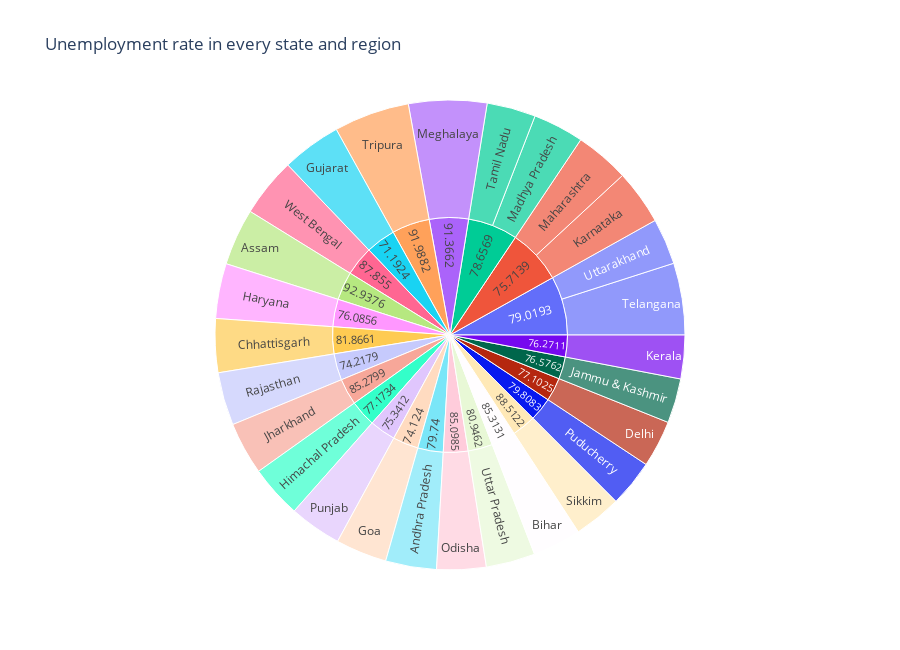

Write notebook code for a chart like this one.
### Code cell
unemployment = df[["state", "region", "estimated unemployment rate"]]

fig = px.sunburst(unemployment, path=['region','state'], values='estimated unemployment rate',
                  title= 'Unemployment rate in every state and region', height=650)
fig.show()

### Figure 1 — Plotly figure (JSON) as saved in the notebook; plotly's stock layout.template omitted (floating-point values rounded to 4 significant figures)
{"data": [{"branchvalues": "total", "domain": {"x": [0, 1], "y": [0, 1]}, "hovertemplate": "labels=%{label}<br>estimated unemployment rate=%{value}<br>parent=%{parent}<br>id=%{id}<extra></extra>", "ids": ["79.74/Andhra Pradesh", "92.9376/Assam", "85.3131/Bihar", "81.8661/Chhattisgarh", "77.1025/Delhi", "74.124/Goa", "71.1924/Gujarat", "76.0856/Haryana", "77.1734/Himachal Pradesh", "76.5762/Jammu & Kashmir", "85.2799/Jharkhand", "75.7139/Karnataka", "76.2711/Kerala", "78.6569/Madhya Pradesh", "75.7139/Maharashtra", "91.3662/Meghalaya", "85.0985/Odisha", "79.8083/Puducherry", "75.3412/Punjab", "74.2179/Rajasthan", "88.5122/Sikkim", "78.6569/Tamil Nadu", "79.0193/Telangana", "91.9882/Tripura", "80.9462/Uttar Pradesh", "79.0193/Uttarakhand", "87.855/West Bengal", "71.1924", "74.124", "74.2179", "75.3412", "75.7139", "76.0856", "76.2711", "76.5762", "77.1025", "77.1734", "78.6569", "79.0193", "79.74", "79.8083", "80.9462", "81.8661", "85.0985", "85.2799", "85.3131", "87.855", "88.5122", "91.3662", "91.9882", "92.9376"], "labels": ["Andhra Pradesh", "Assam", "Bihar", "Chhattisgarh", "Delhi", "Goa", "Gujarat", "Haryana", "Himachal Pradesh", "Jammu & Kashmir", "Jharkhand", "Karnataka", "Kerala", "Madhya Pradesh", "Maharashtra", "Meghalaya", "Odisha", "Puducherry", "Punjab", "Rajasthan", "Sikkim", "Tamil Nadu", "Telangana", "Tripura", "Uttar Pradesh", "Uttarakhand", "West Bengal", "71.1924", "74.124", "74.2179", "75.3412", "75.7139", "76.0856", "76.2711", "76.5762", "77.1025", "77.1734", "78.6569", "79.0193", "79.74", "79.8083", "80.9462", "81.8661", "85.0985", "85.2799", "85.3131", "87.855", "88.5122", "91.3662", "91.9882", "92.9376"], "name": "", "parents": ["79.74", "92.9376", "85.3131", "81.8661", "77.1025", "74.124", "71.1924", "76.0856", "77.1734", "76.5762", "85.2799", "75.7139", "76.2711", "78.6569", "75.7139", "91.3662", "85.0985", "79.8083", "75.3412", "74.2179", "88.5122", "78.6569", "79.0193", "91.9882", "80.9462", "79.0193", "87.855", "", "", "", "", "", "", "", "", "", "", "", "", "", "", "", "", "", "", "", "", "", "", "", ""], "type": "sunburst", "values": [389.6, 435.0, 371.7, 411.6, 358.6, 392.4, 454.9, 421, 402.5, 341.1, 403.6, 420, 333.8, 389.3, 414.7, 598.6, 377.5, 359.2, 399.8, 405.9, 366.1, 373.8, 549.7, 578.5, 376.1, 352.6, 451.6, 454.9, 392.4, 405.9, 399.8, 834.7, 421, 333.8, 341.1, 358.6, 402.5, 763.1, 902.3, 389.6, 359.2, 376.1, 411.6, 377.5, 403.6, 371.7, 451.6, 366.1, 598.6, 578.5, 435.0]}], "layout": {"height": 650, "legend": {"tracegroupgap": 0}, "title": {"text": "Unemployment rate in every state and region"}}}
